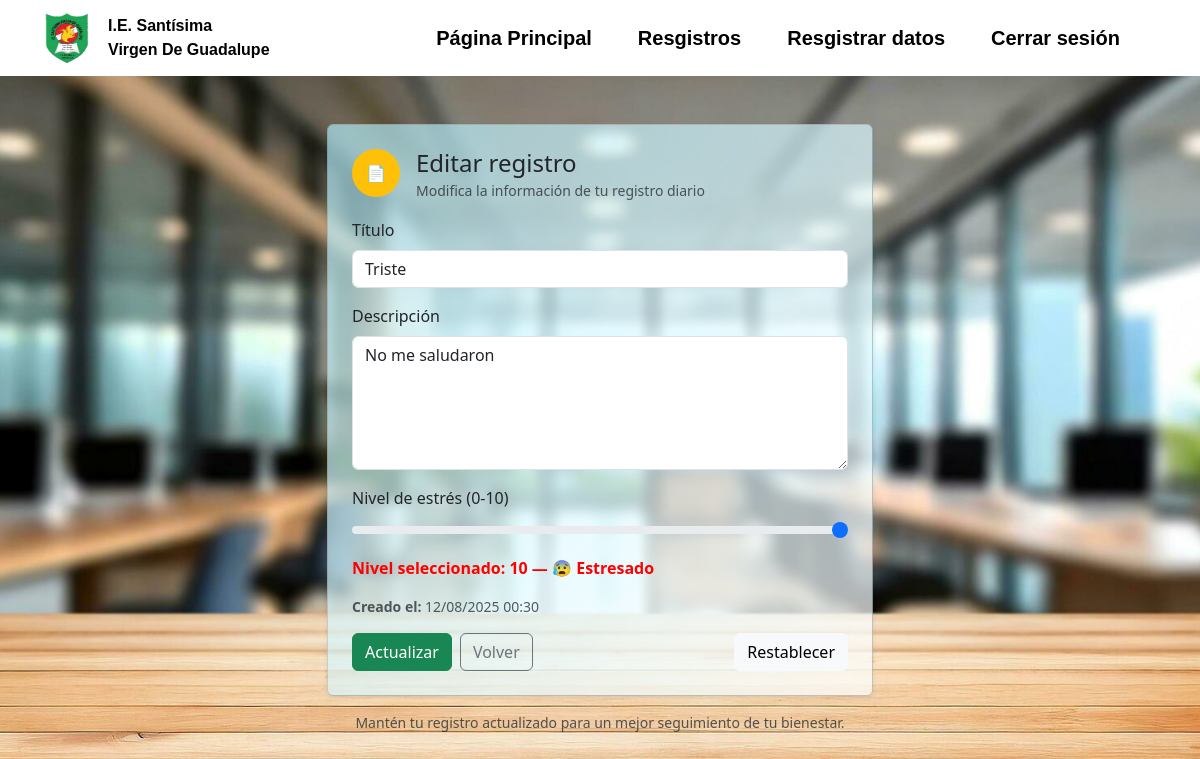
Screenshot of /tasks/3/ (signed in) with the database file from the repository.
### tasks/models.py (models this page shows, shortened)
class RegistrosDiarios(models.Model):
    title = models.CharField(max_length=100)
    description = models.TextField(blank=True)
    created = models.DateTimeField(auto_now_add=True)
    user = models.ForeignKey(User, on_delete=models.CASCADE)
    stress_level = models.PositiveSmallIntegerField(default=0)

### tasks/views.py (the view, shortened to what this page needs)
# urls.py: path('tasks/<int:registro_id>/', views.registros_detalle, name='registros_detalle'),
@login_required
def registros_detalle(request, registro_id):
    if request.method == 'GET':
        registro = get_object_or_404(RegistrosDiarios, pk=registro_id, user=request.user)
        form = TaskForm(instance=registro)
        return render(request, 'registros_detalle.html', {'registro': registro, 'form': form})

### tasks/forms.py
class TaskForm(ModelForm):
    class Meta:
        model = RegistrosDiarios
        fields = ['title', 'description', 'stress_level']
        widgets = {
            'title': TextInput(attrs={
                'class': 'form-control',
                'placeholder': 'Título del registro',
                'autofocus': True
            }),
            'description': Textarea(attrs={
                'class': 'form-control',
                'rows': 5,
                'placeholder': '¿Cómo te sientes hoy? Describe brevemente...'
            }),
            'stress_level': NumberInput(attrs={
                'type': 'range',
                'class': 'form-range',
                'min': 0,
                'max': 10,
                'step': 1,
                'id':'stress_level',
            }),
        }

### tasks/templates/registros_detalle.html (shortened to what this page needs)
{% extends 'base.html' %}
{% load static %}
{% block content %}
<div class="container py-5">
    <div class="row justify-content-center">
        <div class="col-12 col-md-8 col-lg-6">
            <div class="card shadow-sm" style="background: linear-gradient(135deg,rgba(176, 238, 253, 0.658) 0%, #ffffffb6 100%);">
                <div class="card-body p-4">
                    <div class="d-flex align-items-start mb-3">
                        <div class="me-3">
                            <div class="avatar bg-warning text-white rounded-circle d-flex align-items-center justify-content-center"
                                style="width:48px;height:48px;font-weight:600;">
                                📄
                            </div>
                        </div>
                        <div>
                            <h4 class="mb-0">Editar registro</h4>
                            <small class="text-muted">Modifica la información de tu registro diario</small>
                        </div>
                    </div>
                    <form method="post" novalidate>
                        <div class="mb-3">
                            <label for="{{ form.title.id_for_label }}" class="form-label">Título</label>
                            {{ form.title }}
                        </div>
                        <div class="mb-3">
                            <label for="{{ form.description.id_for_label }}" class="form-label">Descripción</label>
                            {{ form.description }}
                        </div>
                        <div class="mb-3">
                            <label for="stress_level" class="form-label">Nivel de estrés (0-10)</label>
                            {{ form.stress_level }}
                            <div id="stressLevelDisplay" class="fw-bold mt-2"></div>
                        </div>
                        <div class="mb-3 text-muted small">
                            <strong>Creado el:</strong> {{ registro.created|date:"d/m/Y H:i" }}
                        </div>
                        <div class="d-flex gap-2">
                            <button type="submit" class="btn btn-success">Actualizar</button>
                            <a href="{% url 'tasks' %}" class="btn btn-outline-secondary">Volver</a>
                            <button type="reset" class="btn btn-light ms-auto">Restablecer</button>
                        </div>
                    </form>
                </div>
            </div>
            <p class="text-center text-muted small mt-3">Mantén tu registro actualizado para un mejor seguimiento de tu
                bienestar.</p>
        </div>
    </div>
</div>
{% endblock %}

### rows the page displays
RegistrosDiarios: title "Triste", description "No me saludaron", stress_level "10", created "12/08/2025 00:30"
